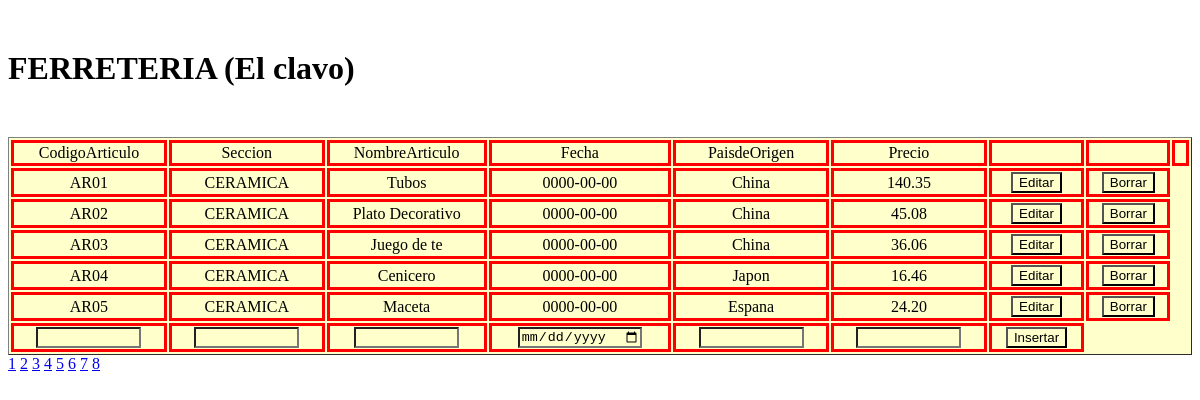
/Ferreteria/ejercicios/04_paginacion.php, run on the app's committed database.
### tables this page shows
CREATE TABLE `productos` (
  `CODIGOARTICULO` varchar(5) NOT NULL,
  `SECCION` varchar(25) NOT NULL,
  `NOMBREARTICULO` varchar(40) NOT NULL,
  `FECHA` date NOT NULL,
  `PAISDEORIGEN` varchar(25) NOT NULL,
  `PRECIO` varchar(8) NOT NULL
);

### Ferreteria/ejercicios/include/BD.php (called while the page is built, shortened)
<?php
include_once "productos.php";
class Base {
    private static function realizarConexion() {
        try {
            $conexion = new PDO("mysql:host=localhost; dbname=ferreteria", "root", "");
            $conexion->setAttribute(PDO::ATTR_ERRMODE, PDO::ERRMODE_EXCEPTION);
            $conexion->exec("SET CHARACTER SET utf8");
        } catch (PDOException $e) {
            echo 'ERROR - No se ha podido conectar con la BD: ' . $e->getMessage();
            exit;
        }
        return $conexion;
    }
    public static function getProductos() {
        try {
            $sql = "SELECT * FROM PRODUCTOS";
            $conexion = self::realizarConexion();
            $resultado = $conexion->query($sql);
            $arra_productos = array();
            while ($fila = $resultado->fetch()) {
                $arra_productos[] = new Productos($fila);
            }
        } catch (PDOException $e) {
            echo $e->getMessage();
        } finally {
            $conexion = null;
        }
        return $arra_productos;
    }
        public static function getProductosLimites($inicio,$fin){
           $sql="SELECT * FROM PRODUCTOS limit :n_inicio, :n_fin";
            $conexion=self::realizarConexion();
            $resultado=$conexion->prepare($sql);
            $resultado->bindValue(':n_inicio', $inicio , PDO::PARAM_INT);
            $resultado->bindValue(':n_fin', $fin, PDO::PARAM_INT);
            $resultado->execute();
            $arra_productos=array();
            while ($fila=$resultado->fetch()){
                $arra_productos[]= new Productos($fila);
            }
            return ($arra_productos);
        }
}
?>

### Ferreteria/ejercicios/include/productos.php (called while the page is built, shortened)
<?Php
class Productos {
	private $codigoArticulo;
	private $seccion;
	private $nombreArticulo;
	private $fecha;
	private $paisdeOrigen;
	private $precio;
	function __Construct ($registro){
		$this->codigoArticulo=  $registro['CODIGOARTICULO'];
		$this->seccion = $registro['SECCION'];
		$this->nombreArticulo = $registro['NOMBREARTICULO'];
		$this->fecha = $registro['FECHA'];
		$this->paisdeOrigen = $registro['PAISDEORIGEN'];
		$this->precio = $registro['PRECIO'];
	}
	function getCodigoarticulo(){
		return $this->codigoArticulo;
	}
	function getSeccion(){
		return $this->seccion;
	}
	function getNombreArticulo(){
		return $this->nombreArticulo;
	}
	function getFecha(){
		return $this->fecha;
	}
	function getPaisdeOrigen(){
		return $this->paisdeOrigen;
	}
	function getPrecio(){
		return $this->precio;
	}
}
?>

### Ferreteria/ejercicios/04_paginacion.php (the view, shortened to what this page needs)
<!doctype html>
<html>
<head>
<link rel="stylesheet" type="text/css" href="estilo/miestilo.css"/>
</head>
<body>
<?Php
require_once "./include/productos.php";
require_once "./include/BD.php";
$array_de_productos = Base::getProductos();
$tamanio_pagina=5;
if (isset($_GET["pagina"])){
		if ($_GET["pagina"]==1){
			header ("Location:04_paginacion.php");
		}else{
			$pagina=$_GET["pagina"];
		}
}else{
		$pagina=1;
	}
$numero_filas=count($array_de_productos);
$total_paginas=ceil($numero_filas/$tamanio_pagina);
$inicio_desde=($pagina-1)*$tamanio_pagina;
$array_de_productos = Base::getProductosLimites($inicio_desde,$tamanio_pagina);
?>
<div id="barrasuperior">
<h1><span class="subtitulo2">FERRETERIA (El clavo)</span></h1>
</div>
<div id="contenedor">
<form action="<?Php  echo   $_SERVER['PHP_SELF'];  ?>" method="post">
  <table width="100%" border="1" align="center">
    <tr >
      <td class="primera_fila">CodigoArticulo</td>
      <td class="primera_fila">Seccion</td>
      <td class="primera_fila">NombreArticulo</td>
      <td class="primera_fila">Fecha</td>
      <td class="primera_fila">PaisdeOrigen </td>
      <td class="primera_fila">Precio</td>
      <td class="sin">&nbsp;</td>
      <td class="sin">&nbsp;</td>
      <td class="sin">&nbsp;</td>
    </tr>
   <?Php
   foreach ($array_de_productos as $producto):?>
   	<tr>
      <td> <?Php echo $producto->getCodigoArticulo(); ?></td>
      <td> <?Php echo $producto->getSeccion(); ?></td>
      <td> <?Php echo $producto->getNombreArticulo(); ?></td>
      <td> <?Php echo $producto->getFecha(); ?></td>
      <td> <?Php echo $producto->getPaisdeOrigen();?></td>
      <td> <?Php echo $producto->getPrecio(); ?></td>
    <td class='bot'><a href="04_editar.php?selcodigo=<?Php echo $producto->getCodigoArticulo(); ?> & selseccion=<?Php echo $producto->getSeccion();?> & selnombre=<?Php echo $producto->getNombreArticulo();?> & selfecha=<?Php echo $producto->getFecha();?> & selpais=<?Php echo $producto->getPaisdeOrigen();?>& selprecio=<?Php echo $producto->getPrecio();?>"> <input type='button' name='up' id='up' value='Editar'></a></td>
<td class="bot"><a href="04_borrar.php?selcodigo=<?Php echo $producto->getCodigoArticulo(); ?>"><input type='button' name='del' id='del' value='Borrar'></a></td>
    </tr>
    <?Php
	endforeach;
    ?>
	<tr>
	  <td><input type='text' name='f_codigo' size='10' class='centrado'></td>
      <td><input type='text' name='f_seccion' size='10' class='centrado'></td>
      <td><input type='text' name='f_nombre' size='10' class='centrado'></td>
      <td><input type='date' name='f_fecha' size='10' class='centrado'></td>
       <td><input type='text' name='f_pais' size='10' class='centrado'></td>
      <td><input type='text' name=' f_precio' size='10' class='centrado'></td>
      <td class='bot'><input type='submit' name='cr' id='cr' value='Insertar'></td></tr>
  </table>
  <?Php
  for ($i=1;$i<=$total_paginas;$i++){
	echo "<a href='?pagina=" .$i. "'>".$i. "</a>  ";
  }?>
</form>
<p>&nbsp;</p>
</div>
</body>
</html>

### TiendaImagenes/css/miestilo.css (style rules this page uses)
table { background-color:#FFC; margin:auto }
tr,td { border:solid; border-color:#F00; text-align:center; }
input { background-color:#FFC; }
div { margin-top:50px; margin-bottom: 50px; }

### data on the page
productos: CODIGOARTICULO "AR01", SECCION "CERAMICA", NOMBREARTICULO "Tubos", FECHA "0000-00-00", PAISDEORIGEN "China", PRECIO "140.35"
productos: CODIGOARTICULO "AR02", SECCION "CERAMICA", NOMBREARTICULO "Plato Decorativo", FECHA "0000-00-00", PAISDEORIGEN "China", PRECIO "45.08"
productos: CODIGOARTICULO "AR03", SECCION "CERAMICA", NOMBREARTICULO "Juego de te", FECHA "0000-00-00", PAISDEORIGEN "China", PRECIO "36.06"
productos: CODIGOARTICULO "AR04", SECCION "CERAMICA", NOMBREARTICULO "Cenicero", FECHA "0000-00-00", PAISDEORIGEN "Japon", PRECIO "16.46"
productos: CODIGOARTICULO "AR05", SECCION "CERAMICA", NOMBREARTICULO "Maceta", FECHA "0000-00-00", PAISDEORIGEN "Espana", PRECIO "24.20"
